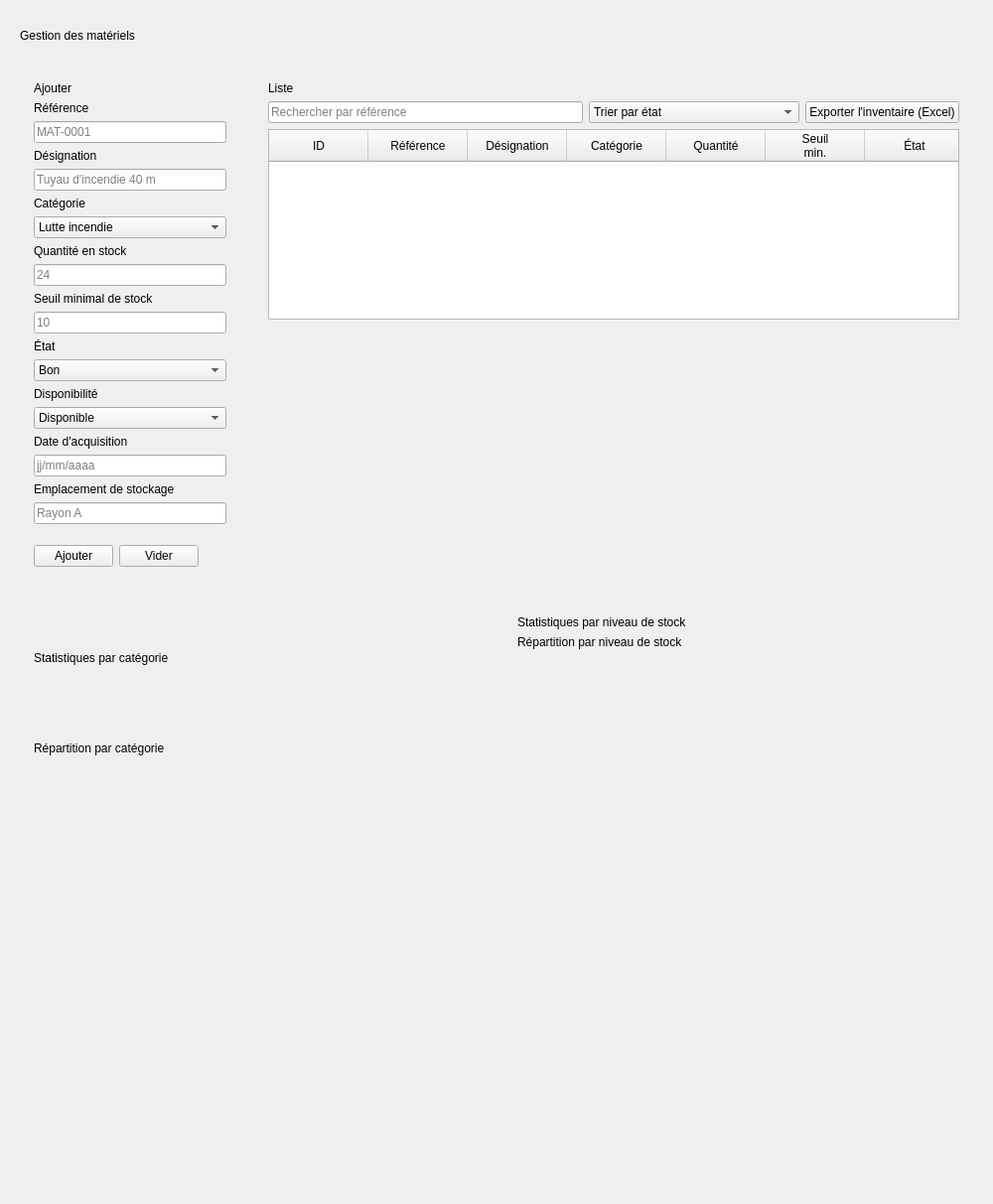
          <widget class="QWidget" name="contentMateriel">
           <property name="geometry">
            <rect>
             <x>0</x>
             <y>0</y>
             <width>1000</width>
             <height>1213</height>
            </rect>
           </property>
           <property name="minimumSize">
            <size>
             <width>900</width>
             <height>0</height>
            </size>
           </property>
           <layout class="QVBoxLayout" name="rootLayoutMat">
            <property name="spacing">
             <number>14</number>
            </property>
            <property name="leftMargin">
             <number>20</number>
            </property>
            <property name="topMargin">
             <number>16</number>
            </property>
            <property name="rightMargin">
             <number>20</number>
            </property>
            <property name="bottomMargin">
             <number>20</number>
            </property>
            <item>
             <layout class="QHBoxLayout" name="headLayoutMat">
              <item>
               <widget class="QLabel" name="pageTitleMat">
                <property name="text">
                 <string>Gestion des matériels</string>
                </property>
               </widget>
              </item>
              <item>
               <spacer name="headSpacerMat">
                <property name="orientation">
                 <enum>Qt::Orientation::Horizontal</enum>
                </property>
                <property name="sizeHint" stdset="0">
                 <size>
                  <width>20</width>
                  <height>40</height>
                 </size>
                </property>
               </spacer>
              </item>
              <item>
               <widget class="QLabel" name="bannerMat">
                <property name="visible">
                 <bool>false</bool>
                </property>
               </widget>
              </item>
             </layout>
            </item>
            <item>
             <layout class="QHBoxLayout" name="row1Mat" stretch="0,1">
              <property name="spacing">
               <number>14</number>
              </property>
              <item alignment="Qt::AlignmentFlag::AlignTop">
               <widget class="QFrame" name="formCardMat">
                <property name="minimumSize">
                 <size>
                  <width>222</width>
                  <height>0</height>
                 </size>
                </property>
                <property name="maximumSize">
                 <size>
                  <width>222</width>
                  <height>16777215</height>
                 </size>
                </property>
                <property name="card" stdset="0">
                 <bool>true</bool>
                </property>
                <layout class="QVBoxLayout" name="formCardLayoutMat">
                 <property name="spacing">
                  <number>6</number>
                 </property>
                 <property name="leftMargin">
                  <number>14</number>
                 </property>
                 <property name="topMargin">
                  <number>12</number>
                 </property>
                 <property name="rightMargin">
                  <number>14</number>
                 </property>
                 <property name="bottomMargin">
                  <number>14</number>
                 </property>
                 <item>
                  <widget class="QLabel" name="formTitleMat">
                   <property name="text">
                    <string>Ajouter</string>
                   </property>
                   <property name="cardTitle" stdset="0">
                    <bool>true</bool>
                   </property>
                  </widget>
                 </item>
                 <item>
                  <widget class="QLabel" name="lblRef">
                   <property name="text">
                    <string>Référence</string>
                   </property>
                   <property name="fieldLabel" stdset="0">
                    <bool>true</bool>
                   </property>
                  </widget>
                 </item>
                 <item>
                  <widget class="QLineEdit" name="leRef">
                   <property name="placeholderText">
                    <string>MAT-0001</string>
                   </property>
                  </widget>
                 </item>
                 <item>
                  <widget class="QLabel" name="lblDesignation">
                   <property name="text">
                    <string>Désignation</string>
                   </property>
                   <property name="fieldLabel" stdset="0">
                    <bool>true</bool>
                   </property>
                  </widget>
                 </item>
                 <item>
                  <widget class="QLineEdit" name="leDesignation">
                   <property name="placeholderText">
                    <string>Tuyau d'incendie 40 m</string>
                   </property>
                  </widget>
                 </item>
                 <item>
                  <widget class="QLabel" name="lblCategorie">
                   <property name="text">
                    <string>Catégorie</string>
                   </property>
                   <property name="fieldLabel" stdset="0">
                    <bool>true</bool>
                   </property>
                  </widget>
                 </item>
                 <item>
                  <widget class="QComboBox" name="cbCategorie">
                   <item>
                    <property name="text">
                     <string>Lutte incendie</string>
                    </property>
                   </item>
                   <item>
                    <property name="text">
                     <string>Protection</string>
                    </property>
                   </item>
                   <item>
                    <property name="text">
                     <string>Secours</string>
                    </property>
                   </item>
                  </widget>
                 </item>
                 <item>
                  <widget class="QLabel" name="lblQuantite">
                   <property name="text">
                    <string>Quantité en stock</string>
                   </property>
                   <property name="fieldLabel" stdset="0">
                    <bool>true</bool>
                   </property>
                  </widget>
                 </item>
                 <item>
                  <widget class="QLineEdit" name="leQuantite">
                   <property name="placeholderText">
                    <string>24</string>
                   </property>
                  </widget>
                 </item>
                 <item>
                  <widget class="QLabel" name="lblSeuil">
                   <property name="text">
                    <string>Seuil minimal de stock</string>
                   </property>
                   <property name="fieldLabel" stdset="0">
                    <bool>true</bool>
                   </property>
                  </widget>
                 </item>
                 <item>
                  <widget class="QLineEdit" name="leSeuil">
                   <property name="placeholderText">
                    <string>10</string>
                   </property>
                  </widget>
                 </item>
                 <item>
                  <widget class="QLabel" name="lblEtatMat">
                   <property name="text">
                    <string>État</string>
                   </property>
                   <property name="fieldLabel" stdset="0">
                    <bool>true</bool>
                   </property>
                  </widget>
                 </item>
                 <item>
                  <widget class="QComboBox" name="cbEtat">
                   <item>
                    <property name="text">
                     <string>Bon</string>
                    </property>
                   </item>
                   <item>
                    <property name="text">
                     <string>Moyen</string>
                    </property>
                   </item>
                   <item>
                    <property name="text">
                     <string>Mauvais</string>
                    </property>
                   </item>
                   <item>
                    <property name="text">
                     <string>Hors service</string>
                    </property>
                   </item>
                  </widget>
                 </item>
                 <item>
                  <widget class="QLabel" name="lblDispoMat">
                   <property name="text">
                    <string>Disponibilité</string>
                   </property>
                   <property name="fieldLabel" stdset="0">
                    <bool>true</bool>
                   </property>
                  </widget>
                 </item>
                 <item>
                  <widget class="QComboBox" name="cbDispo">
                   <item>
                    <property name="text">
                     <string>Disponible</string>
                    </property>
                   </item>
                   <item>
                    <property name="text">
                     <string>Indisponible</string>
                    </property>
                   </item>
                   <item>
                    <property name="text">
                     <string>En maintenance</string>
                    </property>
                   </item>
                  </widget>
                 </item>
                 <item>
                  <widget class="QLabel" name="lblDate">
                   <property name="text">
                    <string>Date d'acquisition</string>
                   </property>
                   <property name="fieldLabel" stdset="0">
                    <bool>true</bool>
                   </property>
                  </widget>
                 </item>
                 <item>
                  <widget class="QLineEdit" name="leDate">
                   <property name="placeholderText">
                    <string>jj/mm/aaaa</string>
                   </property>
                  </widget>
                 </item>
                 <item>
                  <widget class="QLabel" name="lblEmplacement">
                   <property name="text">
                    <string>Emplacement de stockage</string>
                   </property>
                   <property name="fieldLabel" stdset="0">
                    <bool>true</bool>
                   </property>
                  </widget>
                 </item>
                 <item>
                  <widget class="QLineEdit" name="leEmplacement">
                   <property name="placeholderText">
                    <string>Rayon A</string>
                   </property>
                  </widget>
                 </item>
                 <item>
                  <spacer name="formSpacerMat">
                   <property name="orientation">
                    <enum>Qt::Orientation::Vertical</enum>
                   </property>
                   <property name="sizeType">
                    <enum>QSizePolicy::Policy::Fixed</enum>
                   </property>
                   <property name="sizeHint" stdset="0">
                    <size>
                     <width>20</width>
                     <height>6</height>
                    </size>
                   </property>
                  </spacer>
                 </item>
                 <item>
                  <layout class="QHBoxLayout" name="formButtonsMat">
                   <item>
                    <widget class="QPushButton" name="btnAddMat">
                     <property name="text">
                      <string>Ajouter</string>
                     </property>
                    </widget>
                   </item>
                   <item>
                    <widget class="QPushButton" name="btnClearMat">
                     <property name="text">
                      <string>Vider</string>
                     </property>
                    </widget>
                   </item>
                   <item>
                    <spacer name="formBtnSpacerMat">
                     <property name="orientation">
                      <enum>Qt::Orientation::Horizontal</enum>
                     </property>
                     <property name="sizeHint" stdset="0">
                      <size>
                       <width>20</width>
                       <height>40</height>
                      </size>
                     </property>
                    </spacer>
                   </item>
                  </layout>
                 </item>
                </layout>
               </widget>
              </item>
              <item alignment="Qt::AlignmentFlag::AlignTop">
               <widget class="QFrame" name="listCardMat">
                <property name="card" stdset="0">
                 <bool>true</bool>
                </property>
                <layout class="QVBoxLayout" name="listCardLayoutMat">
                 <property name="spacing">
                  <number>6</number>
                 </property>
                 <property name="leftMargin">
                  <number>14</number>
                 </property>
                 <property name="topMargin">
                  <number>12</number>
                 </property>
                 <property name="rightMargin">
                  <number>14</number>
                 </property>
                 <property name="bottomMargin">
                  <number>14</number>
                 </property>
                 <item>
                  <widget class="QLabel" name="listTitleMat">
                   <property name="text">
                    <string>Liste</string>
                   </property>
                   <property name="cardTitle" stdset="0">
                    <bool>true</bool>
                   </property>
                  </widget>
                 </item>
                 <item>
                  <layout class="QHBoxLayout" name="listToolbarMat" stretch="3,2,0">
                   <item>
                    <widget class="QLineEdit" name="leSearch">
                     <property name="placeholderText">
                      <string>Rechercher par référence</string>
                     </property>
                    </widget>
                   </item>
                   <item>
                    <widget class="QComboBox" name="cbSort">
                     <item>
                      <property name="text">
                       <string>Trier par état</string>
                      </property>
                     </item>
                    </widget>
                   </item>
                   <item>
                    <widget class="QPushButton" name="btnExport">
                     <property name="text">
                      <string>Exporter l'inventaire (Excel)</string>
                     </property>
                    </widget>
                   </item>
                  </layout>
                 </item>
                 <item>
                  <widget class="QTableWidget" name="tableMat">
                   <property name="focusPolicy">
                    <enum>Qt::FocusPolicy::NoFocus</enum>
                   </property>
                   <property name="verticalScrollBarPolicy">
                    <enum>Qt::ScrollBarPolicy::ScrollBarAlwaysOff</enum>
                   </property>
                   <property name="horizontalScrollBarPolicy">
                    <enum>Qt::ScrollBarPolicy::ScrollBarAlwaysOff</enum>
                   </property>
                   <property name="editTriggers">
                    <set>QAbstractItemView::EditTrigger::NoEditTriggers</set>
                   </property>
                   <property name="selectionMode">
                    <enum>QAbstractItemView::SelectionMode::NoSelection</enum>
                   </property>
                   <property name="showGrid">
                    <bool>false</bool>
                   </property>
                   <attribute name="verticalHeaderVisible">
                    <bool>false</bool>
                   </attribute>
                   <attribute name="verticalHeaderDefaultSectionSize">
                    <number>58</number>
                   </attribute>
                   <column>
                    <property name="text">
                     <string>ID</string>
                    </property>
                   </column>
                   <column>
                    <property name="text">
                     <string>Référence</string>
                    </property>
                   </column>
                   <column>
                    <property name="text">
                     <string>Désignation</string>
                    </property>
                   </column>
                   <column>
                    <property name="text">
                     <string>Catégorie</string>
                    </property>
                   </column>
                   <column>
                    <property name="text">
                     <string>Quantité</string>
                    </property>
                   </column>
                   <column>
                    <property name="text">
                     <string>Seuil
min.</string>
                    </property>
                   </column>
                   <column>
                    <property name="text">
                     <string>État</string>
                    </property>
                   </column>
                   <column>
                    <property name="text">
                     <string>Disponibilité</string>
                    </property>
                   </column>
                   <column>
                    <property name="text">
                     <string>Date
d'acquisition</string>
                    </property>
                   </column>
                   <column>
                    <property name="text">
                     <string>Emplacement</string>
                    </property>
                   </column>
                   <column>
                    <property name="text">
                     <string>Actions</string>
                    </property>
                   </column>
                  </widget>
                 </item>
                </layout>
               </widget>
              </item>
             </layout>
            </item>
            <item>
             <layout class="QHBoxLayout" name="statsRowMat" stretch="1,1">
              <property name="spacing">
               <number>14</number>
              </property>
              <item>
               <widget class="QFrame" name="statsCatCard">
                <property name="card" stdset="0">
                 <bool>true</bool>
                </property>
                <layout class="QVBoxLayout" name="statsCatCardLayout">
                 <property name="spacing">
                  <number>6</number>
                 </property>
                 <property name="leftMargin">
                  <number>14</number>
                 </property>
                 <property name="topMargin">
                  <number>12</number>
                 </property>
                 <property name="rightMargin">
                  <number>14</number>
                 </property>
                 <property name="bottomMargin">
                  <number>14</number>
                 </property>
                 <item>
                  <widget class="QLabel" name="statsCatTitle">
                   <property name="text">
                    <string>Statistiques par catégorie</string>
                   </property>
                   <property name="cardTitle" stdset="0">
                    <bool>true</bool>
                   </property>
                  </widget>
                 </item>
                 <item>
                  <widget class="QLabel" name="lblCatSub">
                   <property name="text">
                    <string>Répartition par catégorie</string>
                   </property>
                   <property name="muted" stdset="0">
                    <bool>true</bool>
                   </property>
                  </widget>
                 </item>
                 <item>
                  <widget class="BarChartWidget" name="barChart" native="true"/>
                 </item>
                </layout>
               </widget>
              </item>
              <item>
               <widget class="QFrame" name="statsStockCard">
                <property name="card" stdset="0">
                 <bool>true</bool>
                </property>
                <layout class="QVBoxLayout" name="statsStockCardLayout">
                 <property name="spacing">
                  <number>6</number>
                 </property>
                 <property name="leftMargin">
                  <number>14</number>
                 </property>
                 <property name="topMargin">
                  <number>12</number>
                 </property>
                 <property name="rightMargin">
                  <number>14</number>
                 </property>
                 <property name="bottomMargin">
                  <number>14</number>
                 </property>
                 <item>
                  <widget class="QLabel" name="statsStockTitle">
                   <property name="text">
                    <string>Statistiques par niveau de stock</string>
                   </property>
                   <property name="cardTitle" stdset="0">
                    <bool>true</bool>
                   </property>
                  </widget>
                 </item>
                 <item>
                  <widget class="QLabel" name="lblStockSub">
                   <property name="text">
                    <string>Répartition par niveau de stock</string>
                   </property>
                   <property name="muted" stdset="0">
                    <bool>true</bool>
                   </property>
                  </widget>
                 </item>
                 <item>
                  <spacer name="stSp1">
                   <property name="orientation">
                    <enum>Qt::Orientation::Vertical</enum>
                   </property>
                   <property name="sizeHint" stdset="0">
                    <size>
                     <width>20</width>
                     <height>40</height>
                    </size>
                   </property>
                  </spacer>
                 </item>
                 <item>
                  <layout class="QHBoxLayout" name="donutRow">
                   <property name="spacing">
                    <number>12</number>
                   </property>
                   <item>
                    <spacer name="dnSp1">
                     <property name="orientation">
                      <enum>Qt::Orientation::Horizontal</enum>
                     </property>
                     <property name="sizeHint" stdset="0">
                      <size>
                       <width>20</width>
                       <height>40</height>
                      </size>
                     </property>
                    </spacer>
                   </item>
                   <item>
                    <widget class="DonutWidget" name="donut" native="true">
                     <property name="minimumSize">
                      <size>
                       <width>140</width>
                       <height>140</height>
                      </size>
                     </property>
                     <property name="maximumSize">
                      <size>
                       <width>140</width>
                       <height>140</height>
                      </size>
                     </property>
                    </widget>
                   </item>
                   <item>
                    <layout class="QVBoxLayout" name="legendLayout">
                     <item>
                      <spacer name="lgSp1">
                       <property name="orientation">
                        <enum>Qt::Orientation::Vertical</enum>
                       </property>
                       <property name="sizeHint" stdset="0">
                        <size>
                         <width>20</width>
                         <height>40</height>
                        </size>
                       </property>
                      </spacer>
                     </item>
                     <item>
                      <widget class="QLabel" name="legendCrit">
                       <property name="textFormat">
                        <enum>Qt::TextFormat::RichText</enum>
                       </property>
                      </widget>
                     </item>
                     <item>
                      <widget class="QLabel" name="legendOk">
                       <property name="textFormat">
                        <enum>Qt::TextFormat::RichText</enum>
                       </property>
                      </widget>
                     </item>
                     <item>
                      <spacer name="lgSp2">
                       <property name="orientation">
                        <enum>Qt::Orientation::Vertical</enum>
                       </property>
                       <property name="sizeHint" stdset="0">
                        <size>
                         <width>20</width>
                         <height>40</height>
                        </size>
                       </property>
                      </spacer>
                     </item>
                    </layout>
                   </item>
                   <item>
                    <spacer name="dnSp2">
                     <property name="orientation">
                      <enum>Qt::Orientation::Horizontal</enum>
                     </property>
                     <property name="sizeHint" stdset="0">
                      <size>
                       <width>20</width>
                       <height>40</height>
                      </size>
                     </property>
                    </spacer>
                   </item>
                  </layout>
                 </item>
                 <item>
                  <spacer name="stSp2">
                   <property name="orientation">
                    <enum>Qt::Orientation::Vertical</enum>
                   </property>
                   <property name="sizeHint" stdset="0">
                    <size>
                     <width>20</width>
                     <height>40</height>
                    </size>
                   </property>
                  </spacer>
                 </item>
                </layout>
               </widget>
              </item>
             </layout>
            </item>
            
            <item>
             <spacer name="rootSpacerMat">
              <property name="orientation">
               <enum>Qt::Orientation::Vertical</enum>
              </property>
              <property name="sizeHint" stdset="0">
               <size>
                <width>20</width>
                <height>40</height>
               </size>
              </property>
             </spacer>
            </item>
           </layout>
          </widget>
